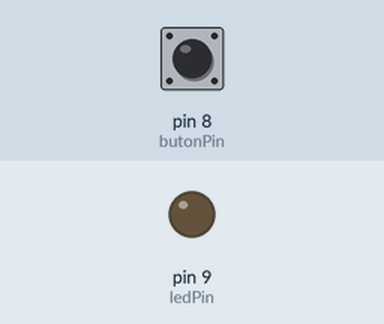
Simulated run of this sketch. Board: Arduino Uno, built with avr-gcc and run on an emulated ATmega328P. On the bench: output pins drawn as LEDs (lit = HIGH). Inputs (shaded band) come from the test bench; at power-on: pin 8 (butonPin) LOW.

Above: at 1.2 s.
1.3 s: pin 8 (butonPin) pulled HIGH for 0.15 s
At 1.4 s:
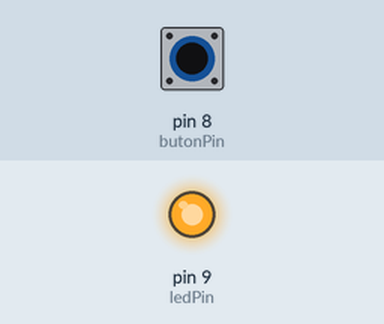
3.0 s: pin 8 (butonPin) pulled HIGH for 3.2 s
At 7.5 s:
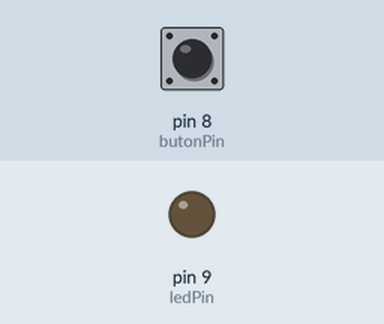
Timing chart, 0 to 9.0 s (numbered marks = the images above; inputs shaded):
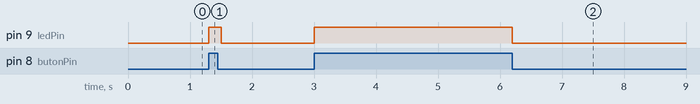

The sketch:

buton_2.ino
```cpp
int butonPin = 8;
int ledPin = 9;

void setup()
{
  pinMode(butonPin, INPUT);
  pinMode(ledPin, OUTPUT);
}

void loop()
{
  if(digitalRead(butonPin) == 1)
  {
    digitalWrite(ledPin, HIGH);
  }
  else
  {
    digitalWrite(ledPin, LOW);
  }

  delay(100);
}
```

Measured:
- after the input at 1.3 s, pin 9 (ledPin): LOW → HIGH at once, → LOW 0.20 s later
- after the input at 3.0 s, pin 9 (ledPin): LOW → HIGH at once, → LOW 3.2 s later
